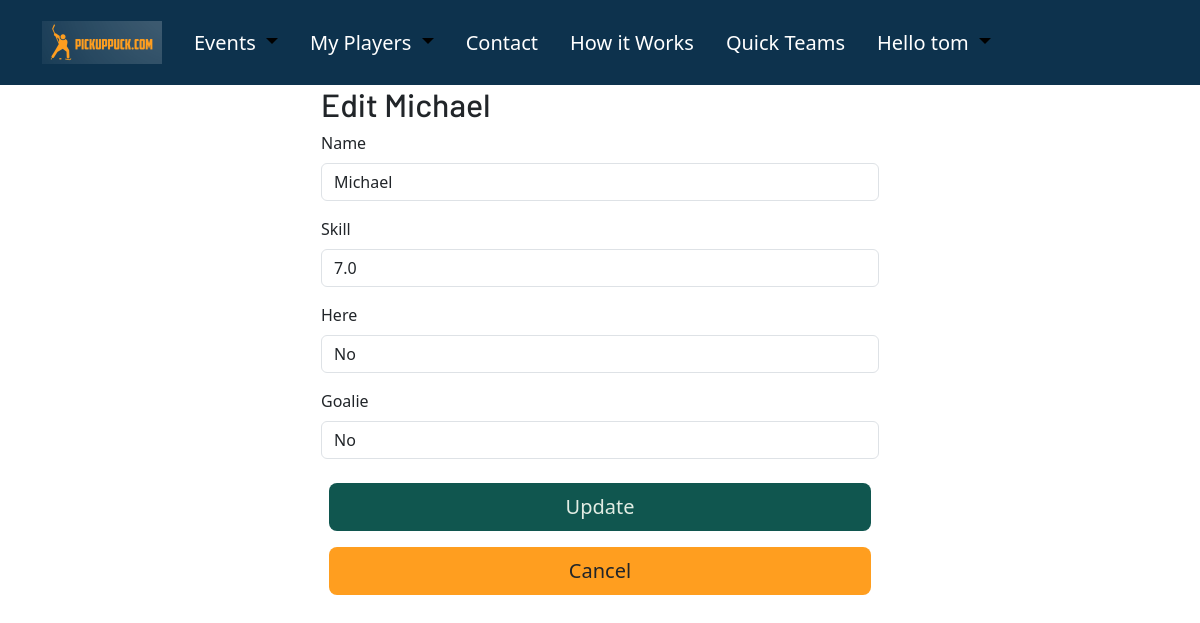
/quick_teams/edit-player/6 (signed in), run on the app's committed database.
### quickteams/models.py (models this page shows)
class QuickPlayer(models.Model):
    created_by = models.ForeignKey(User, on_delete=models.CASCADE, default=1)
    name = models.CharField(max_length=300, default=None)
    skill = models.DecimalField(max_digits=4, decimal_places=1)
    here = models.BooleanField(default= False, null= True)
    goalie = models.BooleanField(default= False, null= True)
    def __str__(self):
        return self.name

### quickteams/views.py (the view)
# urls.py: path('edit-player/<int:pk>', views.EditQuickPlayer.as_view(), name = 'update_quick__player'),
class EditQuickPlayer(LoginRequiredMixin, UpdateView):
    template_name = 'quickteams/update_quick_player.html'
    form_class = QuickPlayerUpdateForm
    model = QuickPlayer
    success_url = reverse_lazy('quickteams:quick_teams')

### quickteams/forms.py
class QuickPlayerUpdateForm(forms.ModelForm):
    class Meta:
        fields = ('name', 'skill', 'here', 'goalie')
        model = QuickPlayer

### quickteams/templates/quickteams/update_quick_player.html (shortened to what this page needs)
{% extends 'base.html' %}
{% block body_block %}
{% load django_bootstrap5 %}
<div class="container">
    <div class="col-md-6 create-form">
        <h2>Edit {{object}}</h2>
        <form method="post">
        {% bootstrap_form form %}
        <div class="p-2">
            <button class="w-100 btn btn-lg btn-green" type="submit">Update</button>
        </div>
        </form>
        <div class="p-2">
            <button class="w-100 btn btn-lg btn-gold" type="submit" onClick="javascript:history.go(-1);">Cancel</button>
        </div>
    </div>
</div>
{% endblock %}

### pickuphockey/templates/base.html (shortened to what this page needs)
{% load static %}
<!DOCTYPE html>
<html lang="en">
<head>
    <link href="https://cdn.jsdelivr.net/npm/bootstrap@5.3.0-alpha1/dist/css/bootstrap.min.css" rel="stylesheet">
    <link rel="stylesheet" href="{% static 'pickuphockey.css' %}">
</head>
<nav class="navbar navbar-expand-lg main-nav py-3" aria-label="Ninth navbar example">
  <div class="container-xl">
    <a href="/" class="navbar-brand brand-link "><img src="{% static 'photos/Logo4brand.png' %}" class="img-fluid" alt=""></a>
    {% if user.is_authenticated %}
    <div class="collapse navbar-collapse" id="navbarsExample07XL">
      <ul class="navbar-nav me-auto mb-2 mb-lg-0">
        <li class="nav-item dropdown px-2">
          <a class="nav-link dropdown-toggle active nav-links" href="#" role="button" data-bs-toggle="dropdown" aria-expanded="false">
           Events
          </a>
        </li>
        <li class="nav-item dropdown px-2">
          <a class="nav-link dropdown-toggle active nav-links" href="#" role="button" data-bs-toggle="dropdown" aria-expanded="false">
            My Players
          </a>
        </li>
        <li class="px-2"><a href="{% url 'contact' %}" class="nav-links nav-link link-body-emphasis">Contact</a></li>
        <li class="px-2"><a href="{% url 'how_it_works' %}" class="nav-links nav-link link-body-emphasis">How it Works</a></li>
        <li class="px-2"><a href="{% url 'quickteams:quick_teams' %}" class="nav-links nav-link link-body-emphasis">Quick Teams</a></li>
        <li class="nav-item dropdown px-2 ">
          <a class="nav-link dropdown-toggle active nav-links" href="#" role="button" data-bs-toggle="dropdown" aria-expanded="false">
            Hello {{user}}
          </a>
            <a class="dropdown-item" href="/reset-password/">Reset Password</a></li>
          </ul>
    </div>
      {% endif %}
  </div>
</nav>
    <body>
                {% block body_block%}
                {% endblock %}
</body>
</html>

### pickuphockey/static/pickuphockey.css (style rules this page uses)
body { background-color: white; }
.main-nav { background-color: #0d324d; }
h1, h2, h3, h4, h5 { font-family: 'Barlow', sans-serif; }
.nav-links, .brand-link { -webkit-text-fill-color: #ffffff; font-size: 125%; transition: transform 0.3s ease-in-out; }
.btn-green { background-color: #10564f; -webkit-text-fill-color: #e1ece3; }
.btn-gold { background-color: #FF9E1F; }
.create-form { position: relative; margin: 0 auto; padding-bottom: 10%; }

### data on the page
QuickPlayer: name "Michael", skill "7.0", here "No", goalie "No"

### other printed values
{{ user }} "tom"
